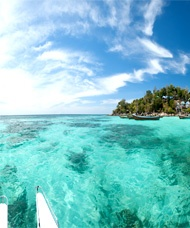
#> input picture im1.jpg, 190 x 228 px
$ python main.py
#> lines starting #> are read from the running program, lines starting #| are printed output that depends on the picture
# import the necessary packages
import numpy as np
import imutils
import cv2

class Stitcher:
	def __init__(self):
		# determine if we are using OpenCV v3.X
		self.isv3 = imutils.is_cv3(or_better=True)

	def stitch(self, images, ratio=0.75, reprojThresh=4.0,
		showMatches=False):
		# unpack the images, then detect keypoints and extract
		# local invariant descriptors from them
		(imageB, imageA) = images
		(kpsA, featuresA) = self.detectAndDescribe(imageA)
		(kpsB, featuresB) = self.detectAndDescribe(imageB)

		# match features between the two images
		M = self.matchKeypoints(kpsA, kpsB,
			featuresA, featuresB, ratio, reprojThresh)

		# if the match is None, then there aren't enough matched
		# keypoints to create a panorama
		if M is None:
			return None
		# otherwise, apply a perspective warp to stitch the images
		# together
		(matches, H, status) = M
		result = cv2.warpPerspective(imageA, H,
			(imageA.shape[1] + imageB.shape[1], imageA.shape[0]))
		result[0:imageB.shape[0], 0:imageB.shape[1]] = imageB

		# check to see if the keypoint matches should be visualized
		if showMatches:
			vis = self.drawMatches(imageA, imageB, kpsA, kpsB, matches,
				status)

			# return a tuple of the stitched image and the
			# visualization
			return (result, vis)

		# return the stitched image
		return result
	def detectAndDescribe(self, image):
		# convert the image to grayscale
		gray = cv2.cvtColor(image, cv2.COLOR_BGR2GRAY)

		# check to see if we are using OpenCV 3.X
		if self.isv3:
			# detect and extract features from the image
			descriptor = cv2.xfeatures2d.SIFT_create()
			(kps, features) = descriptor.detectAndCompute(image, None)

		# otherwise, we are using OpenCV 2.4.X
		else:
			# detect keypoints in the image
			detector = cv2.FeatureDetector_create("SIFT")
			kps = detector.detect(gray)

			# extract features from the image
			extractor = cv2.DescriptorExtractor_create("SIFT")
			(kps, features) = extractor.compute(gray, kps)

		# convert the keypoints from KeyPoint objects to NumPy
		# arrays
		kps = np.float32([kp.pt for kp in kps])

		# return a tuple of keypoints and features
		return (kps, features)

	def matchKeypoints(self, kpsA, kpsB, featuresA, featuresB,
		ratio, reprojThresh):
		# compute the raw matches and initialize the list of actual
		# matches
		matcher = cv2.DescriptorMatcher_create("BruteForce")
		rawMatches = matcher.knnMatch(featuresA, featuresB, 2)
		matches = []

		# loop over the raw matches
		for m in rawMatches:
			# ensure the distance is within a certain ratio of each
			# other (i.e. Lowe's ratio test)
			if len(m) == 2 and m[0].distance < m[1].distance * ratio:
				matches.append((m[0].trainIdx, m[0].queryIdx))
		# computing a homography requires at least 4 matches
		if len(matches) > 4:
			# construct the two sets of points
			ptsA = np.float32([kpsA[i] for (_, i) in matches])
			ptsB = np.float32([kpsB[i] for (i, _) in matches])

			# compute the homography between the two sets of points
			(H, status) = cv2.findHomography(ptsA, ptsB, cv2.RANSAC,
				reprojThresh)

			# return the matches along with the homograpy matrix
			# and status of each matched point
			return (matches, H, status)

		# otherwise, no homograpy could be computed
		return None
	def drawMatches(self, imageA, imageB, kpsA, kpsB, matches, status):
		# initialize the output visualization image
		(hA, wA) = imageA.shape[:2]
		(hB, wB) = imageB.shape[:2]
		vis = np.zeros((max(hA, hB), wA + wB, 3), dtype="uint8")
		vis[0:hA, 0:wA] = imageA
		vis[0:hB, wA:] = imageB

		# loop over the matches
		for ((trainIdx, queryIdx), s) in zip(matches, status):
			# only process the match if the keypoint was successfully
			# matched
			if s == 1:
				# draw the match
				ptA = (int(kpsA[queryIdx][0]), int(kpsA[queryIdx][1]))
				ptB = (int(kpsB[trainIdx][0]) + wA, int(kpsB[trainIdx][1]))
				cv2.line(vis, ptA, ptB, (0, 255, 0), 1)

		# return the visualization
		return vis


# load the two images and resize them to have a width of 400 pixels
# (for faster processing)
imageA = cv2.imread("im1.jpg")
#> imageA is the input picture: shape (228, 190, 3); mean B, G, R 204.8, 195.7, 123
imageB = cv2.imread("im2.jpg")
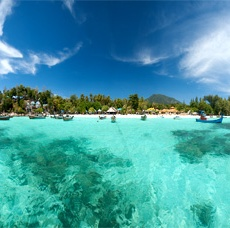
#> input picture im2.jpg, 230 x 228 px
#> imageB is the input picture: shape (228, 230, 3); mean B, G, R 163.7, 152.5, 66.2
imageC = cv2.imread("im3.jpg")
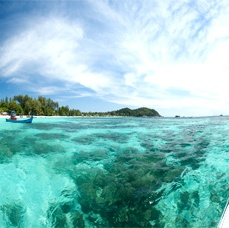
#> input picture im3.jpg, 229 x 228 px
#> imageC is the input picture: shape (228, 229, 3); mean B, G, R 195.3, 193.6, 136.4

# stitch the images together to create a panorama
stitcher = Stitcher()
(result, visAB) = stitcher.stitch([imageA, imageB], showMatches=True)
#> in detectAndDescribe, `kps = detector.detect(gray)`: kps = 375 keypoints; strongest (x, y, size): (111, 113, 1.9), (111, 110, 2.9), (115, 113, 2), (198, 117, 2.4)
#> in detectAndDescribe, `kps = np.float32([kp.pt for kp in kps])`: kps = 375 pairs, first value 3.14 to 224.9, second value 3.02 to 225.1
#> in stitch, `(kpsA, featuresA) = self.detectAndDescribe(imageA)`: kpsA has the same summary as kps in detectAndDescribe
#> in detectAndDescribe (call 2), `kps = detector.detect(gray)`: kps = 349 keypoints; strongest (x, y, size): (162, 114, 2), (157, 119, 2.6), (183, 118, 2), (129, 101, 3.8)
#> in stitch, `(kpsB, featuresB) = self.detectAndDescribe(imageB)`: kpsB = 349 pairs, first value 5.25 to 186.8, second value 8.35 to 225.1
#> in matchKeypoints, `rawMatches = matcher.knnMatch(featuresA, featuresB, 2)`: rawMatches = 375 matches
#> after the loop in matchKeypoints, `for m in rawMatches:`: matches = 70 pairs, first value 62 to 347, second value 4 to 329
#> in matchKeypoints, `ptsA = np.float32([kpsA[i] for (_, i) in matches])`: ptsA = 70 pairs, first value 5.1 to 195.8, second value 8.34 to 225
#> in matchKeypoints, `ptsB = np.float32([kpsB[i] for (i, _) in matches])`: ptsB = 70 pairs, first value 61.55 to 184.7, second value 8.35 to 225.1
#> in matchKeypoints, `(H, status) = cv2.findHomography(ptsA, ptsB, cv2.RANSAC, reprojThresh)`: H = [[1.01, -0.00271, 150], [0.0154, 0.997, 0.078], [8.71e-05, -1.61e-05, 1]]; status = 70 values, max 1 at index 0, min 0 at index 67, mean 0.957
#> the loop in drawMatches, `for ((trainIdx, queryIdx), s) in zip(matches, status):` made 70 passes
#> (trainIdx, queryIdx, ptA, ptB) on passes 1 to 12: (269, 4, (5, 223), (385, 223)), (270, 5, (5, 223), (385, 223)), (273, 7, (5, 72), (385, 72)), (274, 8, (6, 118), (386, 118)), (275, 10, (7, 141), (387, 141)), (276, 11, (8, 168), (388, 168)), (277, 12, (8, 139), (388, 139)), (280, 14, (9, 88), (389, 88)), (281, 15, (9, 180), (389, 180)), (283, 17, (9, 74), (389, 74)), (284, 18, (9, 193), (389, 193)), (286, 19, (9, 163), (389, 163))
#> (ptA, ptB) on passes 61 to 66: ((32, 164), (412, 164)), ((32, 177), (412, 177)), ((33, 203), (413, 203)), ((33, 70), (413, 70)), ((33, 117), (413, 117)), ((34, 206), (414, 206))
#> after the loop in drawMatches, `for ((trainIdx, queryIdx), s) in zip(matches, status):`:
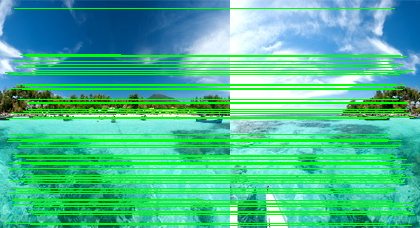
#> vis: shape (228, 420, 3); mean B, G, R 145.3, 187.7, 72.6

(x,y,w,h) = (0,0,375,228)
result = result[y:y+h,x:x+w]
#> result: shape (228, 375, 3)

(result, visABC) = stitcher.stitch([result, imageC], showMatches=True)
#> in detectAndDescribe (call 3), `gray = cv2.cvtColor(image, cv2.COLOR_BGR2GRAY)`:
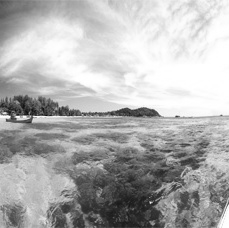
#> gray: shape (228, 229); min 13, max 255, mean 176.7
#> in detectAndDescribe (call 3), `kps = detector.detect(gray)`: kps = 356 keypoints; strongest (x, y, size): (8, 117, 2.4), (25, 117, 3.2), (18, 117, 3), (7, 120, 2.1)
#> in detectAndDescribe (call 3), `kps = np.float32([kp.pt for kp in kps])`: kps = 356 pairs, first value 5.97 to 224.9, second value 20.46 to 224.8
#> in detectAndDescribe (call 4), `gray = cv2.cvtColor(image, cv2.COLOR_BGR2GRAY)`:
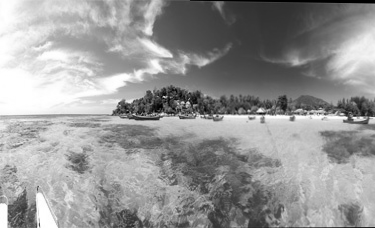
#> gray: shape (228, 375); min 0, max 255, mean 150.7
#> in detectAndDescribe (call 4), `kps = detector.detect(gray)`: kps = 665 keypoints; strongest (x, y, size): (260, 113, 2), (260, 110, 2.9), (346, 118, 2.4), (214, 116, 1.8)
#> in detectAndDescribe (call 4), `kps = np.float32([kp.pt for kp in kps])`: kps = 665 pairs, first value 5.25 to 368.1, second value 4.93 to 225.1
#> in matchKeypoints (call 2), `rawMatches = matcher.knnMatch(featuresA, featuresB, 2)`: rawMatches = 356 matches
#> the loop in drawMatches (call 2), `for ((trainIdx, queryIdx), s) in zip(matches, status):` made 34 passes
#> (trainIdx, queryIdx, s, ptA, ptB) on passes 1 to 12: (619, 0, [1], (5, 131), (572, 131)), (620, 1, [1], (6, 217), (573, 216)), (621, 2, [1], (6, 120), (573, 121)), (622, 3, [1], (7, 161), (573, 162)), (624, 4, [1], (8, 116), (574, 117)), (626, 5, [1], (9, 113), (575, 114)), (630, 11, [1], (12, 69), (578, 70)), (631, 12, [1], (13, 131), (579, 132)), (632, 13, [1], (13, 152), (579, 152)), (635, 16, [1], (15, 125), (581, 126)), (636, 17, [1], (15, 125), (581, 126)), (641, 19, [1], (17, 94), (583, 95))
#> (trainIdx, queryIdx, s) on passes 29 to 34: (51, 140, [0]), (51, 154, [0]), (150, 156, [0]), (51, 167, [0]), (423, 180, [0]), (411, 283, [0])
#> after the loop in drawMatches (call 2), `for ((trainIdx, queryIdx), s) in zip(matches, status):`:
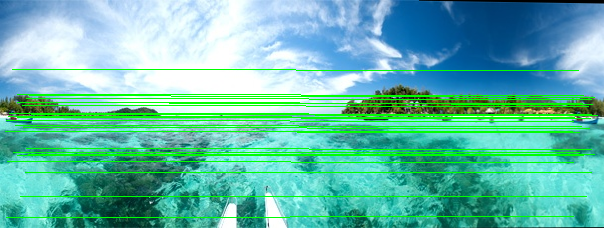
#> vis: shape (228, 604, 3); mean B, G, R 171, 187.5, 99.2

(x,y,w,h) = (0,10,554,210)
cropped_im = result[y:y+h,x:x+w]
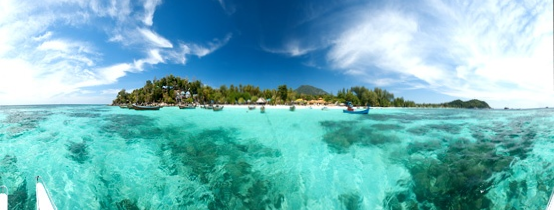
#> cropped_im: shape (210, 554, 3); mean B, G, R 189.5, 182.6, 111.6

# show the images
cv2.imshow("Image A", imageA)
cv2.imshow("Image B", imageB)
cv2.imshow("Image C", imageC)
cv2.imshow("Keypoint Matches 12", visAB)
cv2.imshow("Keypoint Matches 123", visABC)
cv2.imshow("Result",result)
cv2.imshow("Cropping",cropped_im)
cv2.waitKey(0)
cv2.imwrite('output.jpg',cropped_im)
